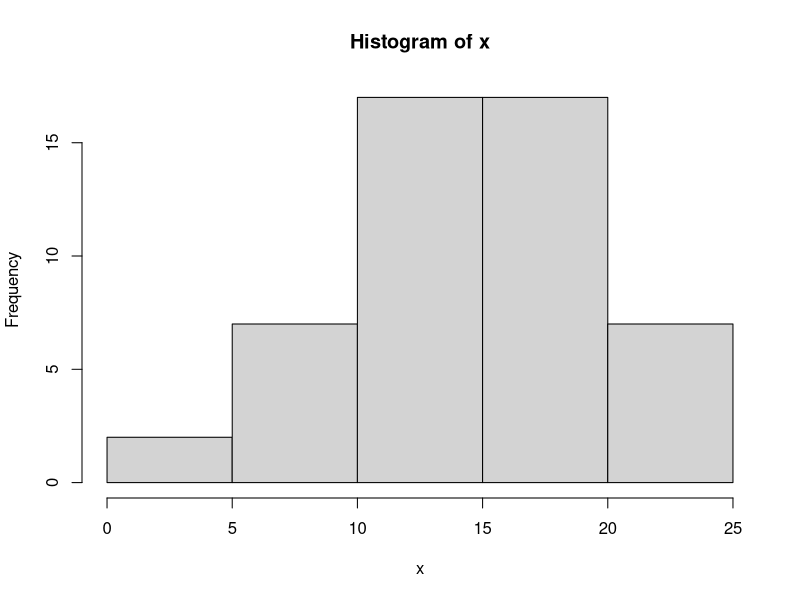
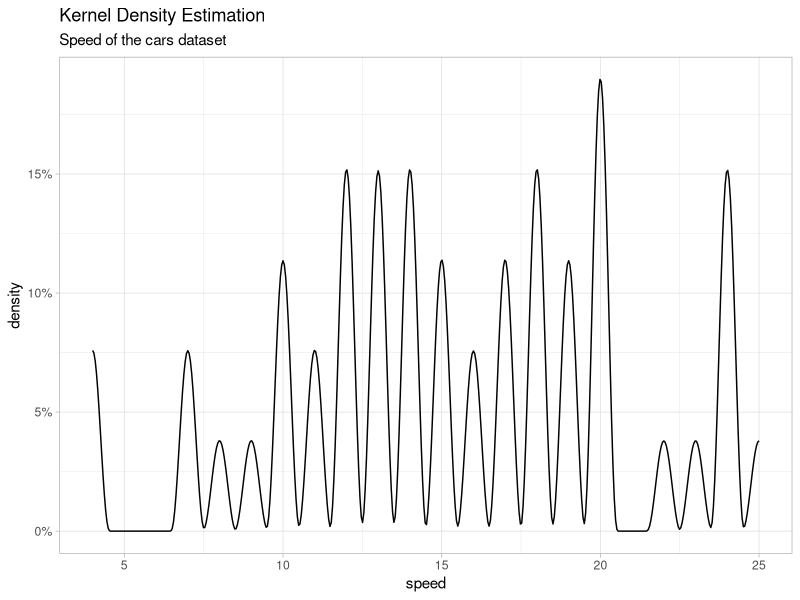
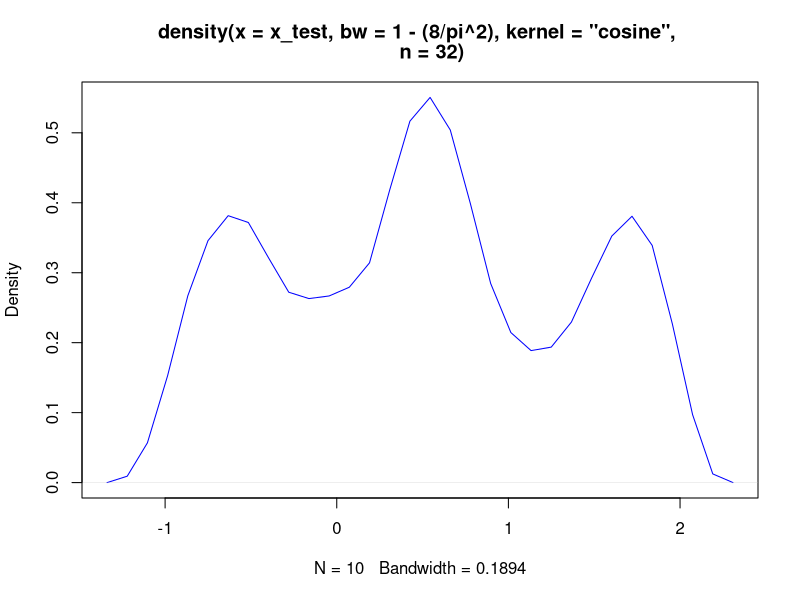

These charts were generated, in order, by the following R code: (Note: this script raises an error after producing the figures.)
# some testing of kernel density estimation
rm(list = ls());
library(ggplot2);
library(dplyr);

# get some univariate data
data_df <- datasets::cars;
x <- data_df$speed;

# look at the histogram for a first feel
hist(x);
as_tibble(x = data_df) %>%
  ggplot() +
  geom_density(aes(x = speed), kernel = "cosine", bw = 1 - (8/pi**2)) +
  scale_y_continuous(labels = scales::percent) +
  theme_light() +
  labs(title = "Kernel Density Estimation",
       subtitle = "Speed of the cars dataset")


K_cosine <- function(t) {
  pi2 <- pi / 2;
  pi4 <- pi / 4;

  return(pi4 * cos(pi2 * t));
}

kde <- function(X, kernel, band_width) {
  n <- length(X);
  ninv <- 1/n;
  bwinv <- 1/band_width;

  KDE <- function(x) {
    e <- 0;
    for (j in 1:n) {
      k_i <- kernel((x - X[j]) * bwinv);
      e <- e + bwinv * k_i;
    }

    return(e * ninv);
  }

  return(KDE);
}

kde_x <- kde(X = x, kernel = K_cosine, band_width = 1 - (8/pi**2));

x_test <- c(-0.77, -0.6, -.25, .14, .45, .64, .64, 1.19, 1.71, 1.74);

dor <- density(x = x_test, bw=1 - (8/pi**2), kernel = "cosine", n = 32);
plot(dor, col="blue")

# x_test <- dor$x;
# y_test <- numeric(length = length(x_test));
# for (i in 1:length(x_test)) {
#   y_test[i] <- kde_x(x_test[i]);
# }

as_tibble("x" = x_test) %>%
  ggplot() +
  geom_density(aes(x = x), kernel = "cosine", bw = 1 - (8/pi**2)) +
  scale_y_continuous(labels = scales::percent) +
  theme_light() +
  labs(title = "Kernel Density Estimation",
       subtitle = "cosine kernel of test data")



tibble("x" = x_test, "y" = y_test) %>%
  ggplot() +
  geom_line(aes(x = x, y = y)) +
  theme_light()
